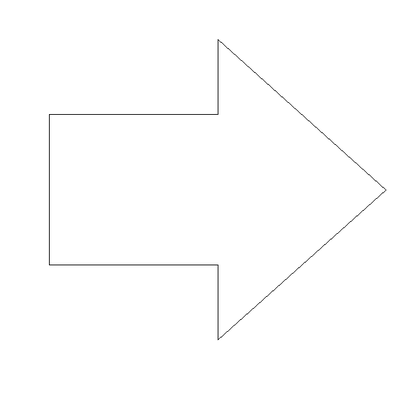
%> input picture SVA/firma/1.bmp, 420 x 420 px, shrunk from 600 x 600 before the run
$ octave SVA4MV6T027CCEfirma.m   (GNU Octave 9; MATLAB toolbox functions it lacks are replaced by stand-ins)
%> lines starting %> are read from the running program, lines starting %| are printed output that depends on the picture; in (x1, y1, x2, y2) boxes, pixels count from 0 and x2, y2 are one past the last pixel; in counts of white or black regions, pixels touching at a corner belong together; the program's own positions count from 1
clc
clear all
close all

% Ceballos Conde Emanuel

ima=imread('C:\Users\kitsu\Documents\SVA\firma\1.bmp');
%> ima is the input picture: size 420x420x3 uint8; min 35, max 255, mean 253.8
figure, imshow(ima)
gris=rgb2gray(ima);
f=double(gris<127);
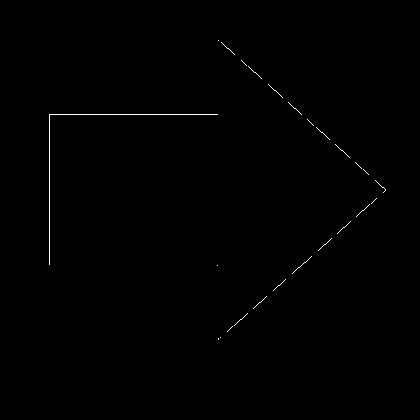
%> f: size 420x420 double; values 0 (black) and 1 (white), 0.32% white in thin lines or dots, all inside (x1, y1, x2, y2) = (49, 40, 386, 340)
[filas,columnas]=size(f);
%> filas = 420; columnas = 420
x=1:columnas;
%> x = 420 values from 1 to 420
y=1:filas;
%> y = 420 values from 1 to 420

fx=sum(f,1);
%> fx = 420 values, max 151 at index 50, min 0 at index 1, mean 1.35
fy=sum(f,2)';
%> fy = 420 values, max 170 at index 115, min 0 at index 1, mean 1.35
xc=sum(y.*fy)/sum(fy);
%> xc = 167.5
yc=sum(x.*fx)/sum(fx);
%> yc = 184.9

f(uint16(xc),uint16(yc))=1;

% imshow(uint8(255*f))

for i=1:filas
    for j=1:columnas
        if f(i,j)==1
            break;
        end
    end
      if f(i,j)==1
            break;
        end
end
mask=[3 2 1;4 0 8;5 6 7];
n=1;
while(1)
i;
j;

R(n)=sqrt((xc-i).^2+(yc-j).^2);
n=n+1;

f(i,j)=0;
v=f(i-1:i+1,j-1:j+1)
A=v.*mask;
dir=max(max(A));

switch(dir)

    case 1
            i=i-1;
            j=j+1;
    case 2
            i=i-1;
    case 3
            i=i-1;
            j=j-1;
    case 4
            j=j-1;
    case 5
            i=i+1;
            j=j-1;
    case 6
            i=i+1;
    case 7
            i=i+1;
            j=j+1;
    case 8
            j=j+1;
    otherwise
        break;

end
imshow(uint8(255.*f))
drawnow

end
%> this loop made 1 pass
%> (A, dir) on pass 1: ([0 0 0; 0 0 0; 0 0 0], 0)
%> f: size 420x420 double; values 0 (black) and 1 (white), 0.32% white in thin lines or dots, all inside (x1, y1, x2, y2) = (49, 42, 386, 340)
%> after the loop, i = 41; j = 219; n = 2
figure, plot(R)
axis([1 n 0 filas])
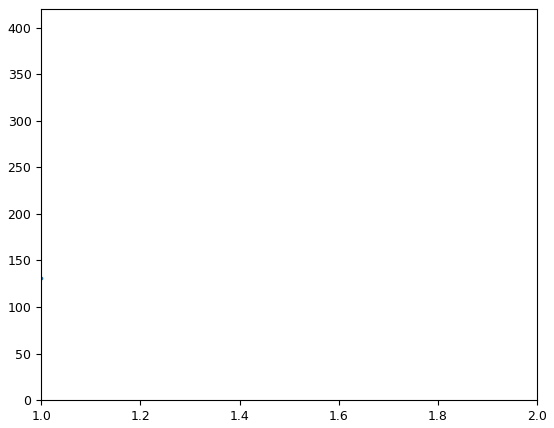
%> figure redrawn from the program's plot data

$ run again, with SVA/firma/0.bmp copied over SVA/firma/1.bmp
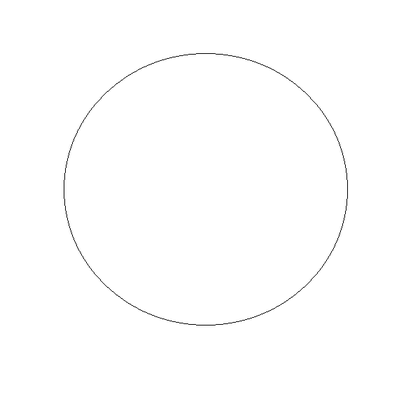
%> input picture SVA/firma/0.bmp, 420 x 420 px, shrunk from 600 x 600 before the run
%> ima is the input picture: size 420x420x3 uint8; min 57, max 255, mean 254.1
%> `f=double(gris<127);`:
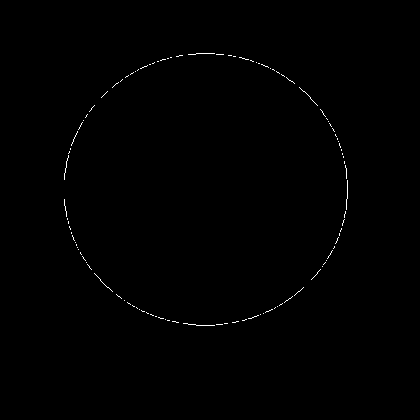
%> f: size 420x420 double; values 0 (black) and 1 (white), 0.34% white in thin lines or dots, all inside (x1, y1, x2, y2) = (64, 53, 348, 326)
%> fx = 420 values, max 22 at index 347, min 0 at index 1, mean 1.42
%> fy = 420 values, max 19 at index 54, min 0 at index 1, mean 1.42
%> xc = 191
%> yc = 210.8
%> the loop `while(1)` made 19 passes
%> (v, A, dir) on passes 1 to 8: ([0 0 0; 0 0 1; 1 0 0], [0 0 0; 0 0 8; 5 0 0], 8), ([0 0 0; 0 0 1; 0 0 0], [0 0 0; 0 0 8; 0 0 0], 8), ([0 0 0; 0 0 1; 0 0 0], [0 0 0; 0 0 8; 0 0 0], 8), ([0 0 0; 0 0 1; 0 0 0], [0 0 0; 0 0 8; 0 0 0], 8), ([0 0 0; 0 0 1; 0 0 0], [0 0 0; 0 0 8; 0 0 0], 8), ([0 0 0; 0 0 1; 0 0 0], [0 0 0; 0 0 8; 0 0 0], 8), ([0 0 0; 0 0 1; 0 0 0], [0 0 0; 0 0 8; 0 0 0], 8), ([0 0 0; 0 0 1; 0 0 0], [0 0 0; 0 0 8; 0 0 0], 8)
%> after the loop `while(1)`: R = 19 values, max 137.7 at index 1, min 137 at index 15, mean 137.2; i = 54; j = 215; n = 20
%> `axis([1 n 0 filas])`:
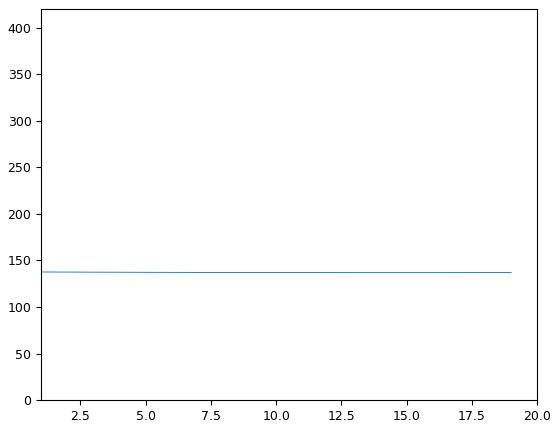
%> figure redrawn from the program's plot data; curve peaks at x = 1, y = 137.7

$ run again, with SVA/firma/2.bmp copied over SVA/firma/1.bmp
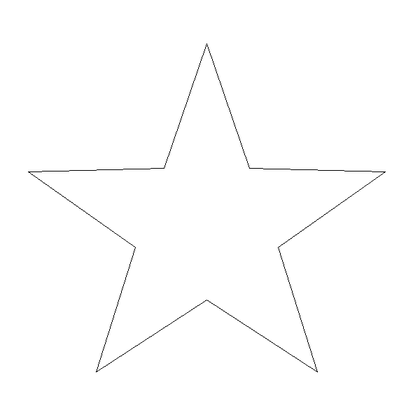
%> input picture SVA/firma/2.bmp, 420 x 420 px, shrunk from 600 x 600 before the run
%> ima is the input picture: size 420x420x3 uint8; min 3, max 255, mean 253.5
%> `f=double(gris<127);`:
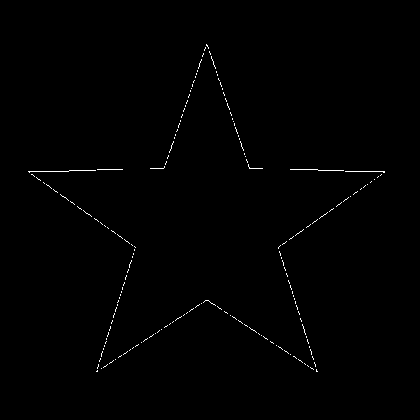
%> f: size 420x420 double; values 0 (black) and 1 (white), 0.51% white in thin lines or dots, all inside (x1, y1, x2, y2) = (28, 44, 385, 372)
%> fx = 420 values, max 7 at index 102, min 0 at index 1, mean 2.16
%> fy = 420 values, max 81 at index 172, min 0 at index 1, mean 2.16
%> xc = 223.3
%> yc = 206.7
%> the loop `while(1)` made 5 passes
%> (v, A, dir) on passes 1 to 4: ([0 0 0; 0 0 0; 0 1 1], [0 0 0; 0 0 0; 0 6 7], 7), ([0 0 0; 1 0 0; 0 1 0], [0 0 0; 4 0 0; 0 6 0], 6), ([1 0 0; 0 0 0; 0 0 1], [3 0 0; 0 0 0; 0 0 7], 7), ([0 0 0; 0 0 0; 0 1 0], [0 0 0; 0 0 0; 0 6 0], 6)
%> after the loop `while(1)`: R = [178.3 177.3 176.3 175.3 174.3]; j = 209; n = 6
%> `axis([1 n 0 filas])`:
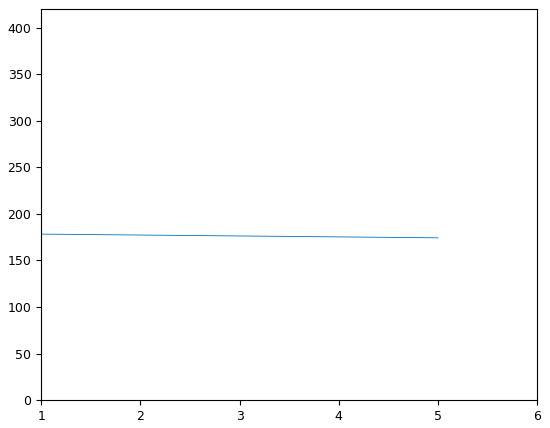
%> figure redrawn from the program's plot data
